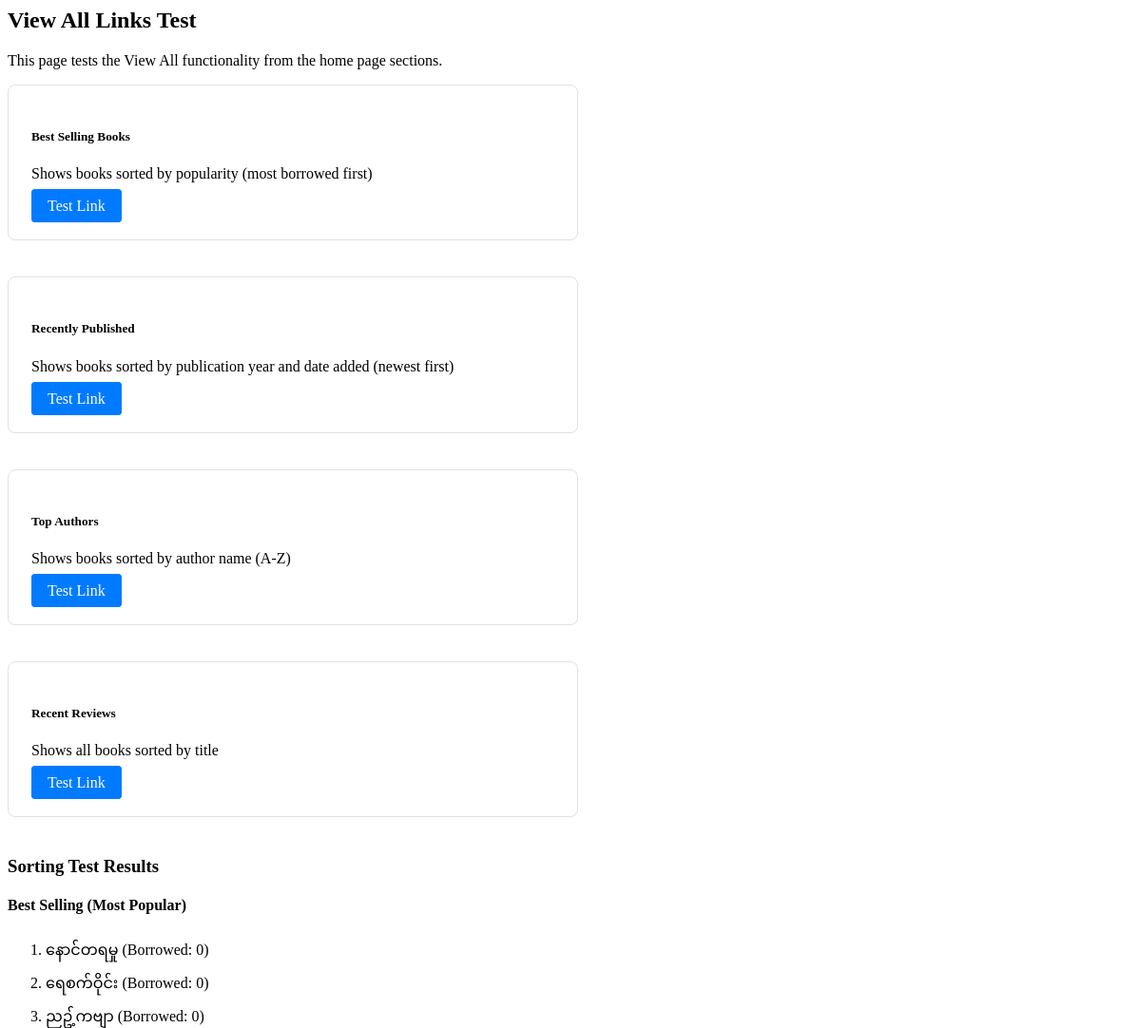
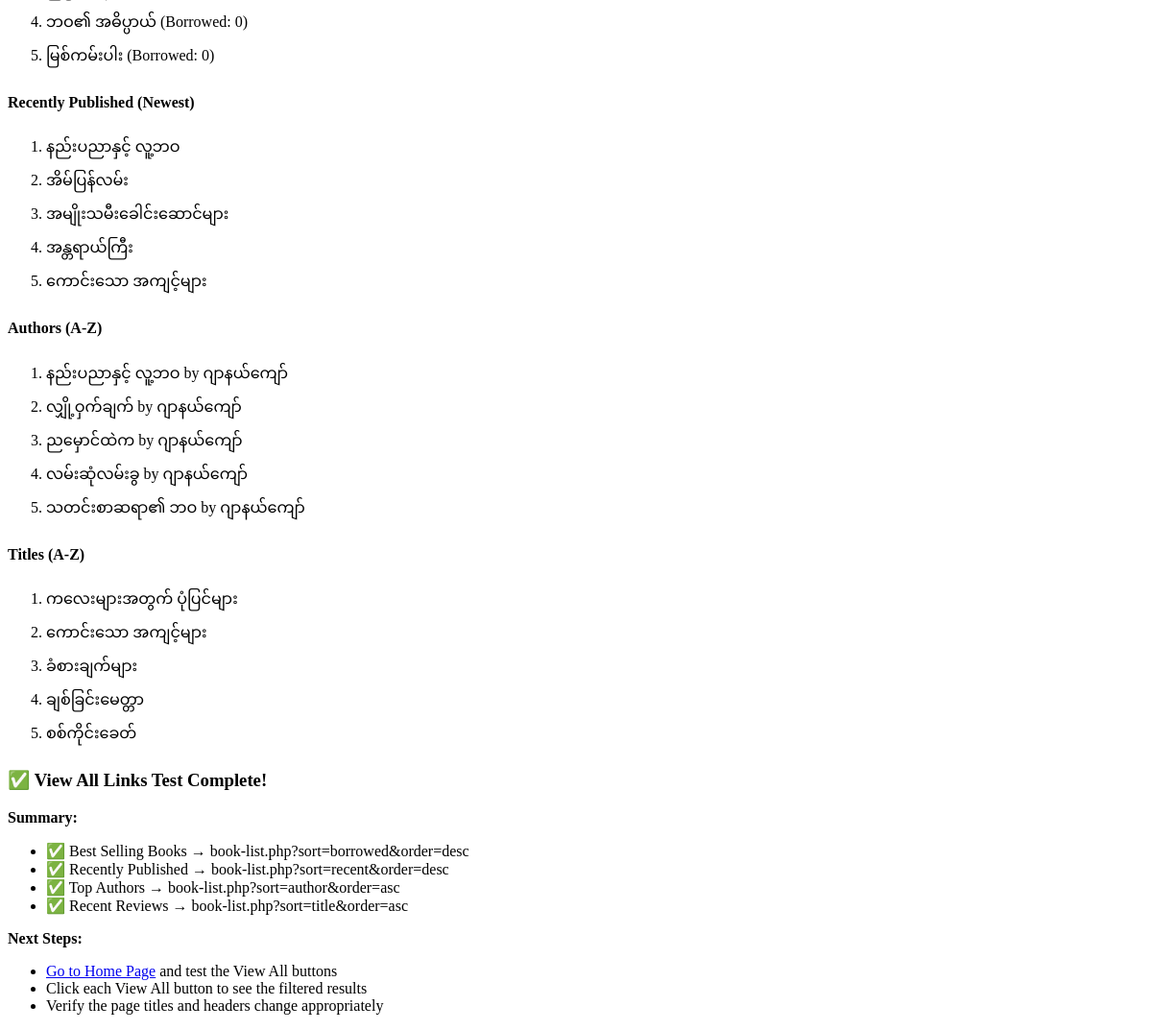
Screenshot of /test_view_all_links.php (signed in) with the database file from the repository (2 pictures, top to bottom).
### tables this page shows
CREATE TABLE `books` (
  `id` varchar(50) NOT NULL,
  `title` varchar(255) NOT NULL,
  `author` varchar(255) NOT NULL,
  `year` int NOT NULL,
  `price` decimal(10,2) DEFAULT '19.99',
  `cover_image` varchar(255) DEFAULT NULL,
  `category` varchar(50) DEFAULT 'Uncategorized',
  `category_id` int DEFAULT NULL,
  `average_rating` decimal(3,2) DEFAULT '0.00',
  `review_count` int DEFAULT '0',
  `total_copies` int DEFAULT '1',
  `available_copies` int DEFAULT '1',
  `created_at` timestamp NULL DEFAULT CURRENT_TIMESTAMP,
  `type` enum('physical','ebook') DEFAULT 'physical',
  `file_size` varchar(50) DEFAULT NULL,
  `download_link` varchar(255) DEFAULT NULL,
  PRIMARY KEY (`id`),
  KEY `fk_book_category` (`category_id`),
  CONSTRAINT `fk_book_category` FOREIGN KEY (`category_id`) REFERENCES `categories` (`id`) ON DELETE SET NULL
);

### config/database.php (called while the page is built)
<?php
return [
    'host' => getenv('DB_HOST') ?: 'localhost',
    'dbname' => getenv('DB_NAME') ?: 'book_library',
    'username' => getenv('DB_USER') ?: 'root',
    'password' => getenv('DB_PASS') !== false ? getenv('DB_PASS') : '',
    'charset' => 'utf8mb4',
    'options' => [
        PDO::ATTR_ERRMODE => PDO::ERRMODE_EXCEPTION,
        PDO::ATTR_DEFAULT_FETCH_MODE => PDO::FETCH_ASSOC,
        PDO::ATTR_EMULATE_PREPARES => false,
        PDO::MYSQL_ATTR_INIT_COMMAND => "SET NAMES utf8mb4; SET time_zone = '+06:30';"
    ]
];

### src/Library.php (called while the page is built, shortened)
<?php
class Library
{
    private \PDO $pdo;
    public function __construct()
    {
        $config = include __DIR__ . '/../config/database.php';
        $dsn = "mysql:host={$config['host']};dbname={$config['dbname']};charset={$config['charset']}";
        $options = $config['options'];
        try {
            $this->pdo = new \PDO($dsn, $config['username'], $config['password'], $options);
        } catch (\PDOException $e) {
            die("Database connection failed: " . $e->getMessage());
        }
        $this->loadAllBooks();
    }
    public function loadAllBooks(): void
    {
        $stmt = $this->pdo->query("SELECT * FROM books ORDER BY title");
        while ($row = $stmt->fetch()) {
            if (isset($row['type']) && $row['type'] === 'ebook') {
                $book = EBook::fromArray($row);
            } else {
                $book = Book::fromArray($row);
            }
        }
    }
    public function getAdvancedBooksPaginated(int $limit, int $offset, ?string $category = null, ?string $search = null, string $sortBy = 'title', string $sortOrder = 'asc', string $availability = 'all'): array
    {
        $sql = "SELECT b.*, COALESCE(AVG(r.rating), 0) as average_rating
                FROM books b
                LEFT JOIN reviews r ON b.id = r.book_id
                WHERE 1=1";
        $params = [];
        $sql .= " GROUP BY b.id ";
        $validSorts = ['title', 'author', 'year', 'category', 'created_at', 'borrowed', 'recent'];
        if (in_array($sortBy, $validSorts)) {
            if ($sortBy === 'borrowed') {
                $sql .= " ORDER BY (total_copies - available_copies) " . ($sortOrder === 'desc' ? 'DESC' : 'ASC');
            } elseif ($sortBy === 'recent') {
                $sql .= " ORDER BY year " . ($sortOrder === 'desc' ? 'DESC' : 'ASC') . ", created_at " . ($sortOrder === 'desc' ? 'DESC' : 'ASC');
            } else {
                $sql .= " ORDER BY " . $sortBy . " " . ($sortOrder === 'desc' ? 'DESC' : 'ASC');
            }
        } else {
            $sql .= " ORDER BY title ASC";
        }
        $sql .= " LIMIT ? OFFSET ?";
        $params[] = $limit;
        $params[] = $offset;
        $stmt = $this->pdo->prepare($sql);
        $stmt->execute($params);
        $books = [];
        while ($row = $stmt->fetch(\PDO::FETCH_ASSOC)) {
            if (isset($row['type']) && $row['type'] === 'ebook') {
                $books[] = EBook::fromArray($row);
            } else {
                $books[] = Book::fromArray($row);
            }
        }
        return $books;
    }
}

### src/Book.php (called while the page is built, shortened)
<?php
class Book
{
    protected string $id;
    protected string $title;
    protected string $author;
    protected int $totalCopies = 1;
    protected int $availableCopies = 1;
    public function __construct(
        string $title,
        string $author,
        int $year,
        int $totalCopies = 1,
        ?string $coverImage = null,
        string $category = 'Uncategorized',
        ?string $id = null
    ) {
        $this->id = $id ?? uniqid('book_', true);
        $this->title = trim($title);
        $this->author = trim($author);
        $this->totalCopies = max(1, $totalCopies);
        $this->availableCopies = $this->totalCopies;
    }
    public function getId(): string
    {
        return $this->id;
    }
    public function getTitle(): string
    {
        return $this->title;
    }
    public function getAuthor(): string
    {
        return $this->author;
    }
    public function getTotalCopies(): int
    {
        return $this->totalCopies;
    }
    public function getAvailableCopies(): int
    {
        return $this->availableCopies;
    }
    public static function fromArray(array $data): self
    {
        $book = new self(
            $data['title'],
            $data['author'],
            $data['year'],
            $data['total_copies'] ?? 1,
            $data['cover_image'] ?? null,
            $data['category'] ?? 'Uncategorized',
            $data['id'] ?? null
        );
        $book->availableCopies = $data['available_copies'] ?? $book->totalCopies;
        $book->averageRating = (float)($data['average_rating'] ?? 0.0);
        return $book;
    }
}

### test_view_all_links.php (the view, shortened to what this page needs)
<?php
$library = new Library();
echo "<h2>View All Links Test</h2>";
echo "<p>This page tests the View All functionality from the home page sections.</p>";
$viewAllLinks = [
    [
        'title' => 'Best Selling Books',
        'url' => 'book-list.php?sort=borrowed&order=desc',
        'description' => 'Shows books sorted by popularity (most borrowed first)'
    ],
    [
        'title' => 'Recently Published',
        'url' => 'book-list.php?sort=recent&order=desc',
        'description' => 'Shows books sorted by publication year and date added (newest first)'
    ],
    [
        'title' => 'Top Authors',
        'url' => 'book-list.php?sort=author&order=asc',
        'description' => 'Shows books sorted by author name (A-Z)'
    ],
    [
        'title' => 'Recent Reviews',
        'url' => 'book-list.php?sort=title&order=asc',
        'description' => 'Shows all books sorted by title'
    ]
];
echo "<div class='row'>";
foreach ($viewAllLinks as $link) {
    echo "<div class='col-md-6 mb-4'>";
    echo "<div class='card h-100'>";
    echo "<div class='card-body'>";
    echo "<h5 class='card-title'>{$link['title']}</h5>";
    echo "<p class='card-text'>{$link['description']}</p>";
    echo "<a href='{$link['url']}' class='btn btn-primary'>Test Link</a>";
    echo "</div>";
    echo "</div>";
    echo "</div>";
}
echo "</div>";
echo "<h3>Sorting Test Results</h3>";
$sortTests = [
    ['sort' => 'borrowed', 'order' => 'desc', 'name' => 'Best Selling (Most Popular)'],
    ['sort' => 'recent', 'order' => 'desc', 'name' => 'Recently Published (Newest)'],
    ['sort' => 'author', 'order' => 'asc', 'name' => 'Authors (A-Z)'],
    ['sort' => 'title', 'order' => 'asc', 'name' => 'Titles (A-Z)']
];
foreach ($sortTests as $test) {
    echo "<h4>{$test['name']}</h4>";
    $books = $library->getAdvancedBooksPaginated(5, 0, null, null, $test['sort'], $test['order'], 'all');
    if (!empty($books)) {
        echo "<ol>";
        foreach ($books as $book) {
            $sortValue = '';
            switch ($test['sort']) {
                case 'borrowed':
                    $borrowed = $book->getTotalCopies() - $book->getAvailableCopies();
                    $sortValue = " (Borrowed: $borrowed)";
                    break;
                case 'author':
                    $sortValue = " by " . $book->getAuthor();
                    break;
                case 'title':
                    $sortValue = "";
                    break;
            }
            echo "<li>" . $book->getTitle() . $sortValue . "</li>";
        }
        echo "</ol>";
    } else {
        echo "<p><em>No books found</em></p>";
    }
}
echo "<h3>✅ View All Links Test Complete!</h3>";
echo "<p><strong>Summary:</strong></p>";
echo "<ul>";
echo "<li>✅ Best Selling Books → book-list.php?sort=borrowed&order=desc</li>";
echo "<li>✅ Recently Published → book-list.php?sort=recent&order=desc</li>";
echo "<li>✅ Top Authors → book-list.php?sort=author&order=asc</li>";
echo "<li>✅ Recent Reviews → book-list.php?sort=title&order=asc</li>";
echo "</ul>";
echo "<p><strong>Next Steps:</strong></p>";
echo "<ul>";
echo "<li><a href='index.php'>Go to Home Page</a> and test the View All buttons</li>";
echo "<li>Click each View All button to see the filtered results</li>";
echo "<li>Verify the page titles and headers change appropriately</li>";
echo "</ul>";
?>

### test_view_all_links.php (style rules this page uses)
.card { border: 1px solid #dee2e6; border-radius: 8px; }
.card-body { padding: 1.5rem; }
.btn { padding: 0.5rem 1rem; border-radius: 4px; text-decoration: none; }
.btn-primary { background-color: #007bff; color: white; border: 1px solid #007bff; }
.row { display: flex; flex-wrap: wrap; margin: -0.5rem; }
.col-md-6 { flex: 0 0 50%; padding: 0.5rem; }
.mb-4 { margin-bottom: 1.5rem; }
.h-100 { height: 100%; }

### rows the page displays
books: title "နောင်တရမှု", sortValue "(Borrowed: 0)"
books: title "ရေစက်ဝိုင်း", sortValue "(Borrowed: 0)"
books: title "ညဥ့်ကဗျာ", sortValue "(Borrowed: 0)"
books: title "ဘဝ၏ အဓိပ္ပာယ်", sortValue "(Borrowed: 0)"
books: title "မြစ်ကမ်းပါး", sortValue "(Borrowed: 0)"
books: title "နည်းပညာနှင့် လူ့ဘဝ", author "by ဂျာနယ်ကျော်"
books: title "အိမ်ပြန်လမ်း"
books: title "အမျိုးသမီးခေါင်းဆောင်များ"
books: title "အန္တရာယ်ကြီး"
books: title "ကောင်းသော အကျင့်များ"
books: title "လျှို့ဝှက်ချက်", author "by ဂျာနယ်ကျော်"
books: title "ညမှောင်ထဲက", author "by ဂျာနယ်ကျော်"
books: title "လမ်းဆုံလမ်းခွ", author "by ဂျာနယ်ကျော်"
books: title "သတင်းစာဆရာ၏ ဘဝ", author "by ဂျာနယ်ကျော်"
books: title "ကလေးများအတွက် ပုံပြင်များ"
books: title "ခံစားချက်များ"
books: title "ချစ်ခြင်းမေတ္တာ"
books: title "စစ်ကိုင်းခေတ်"

### other values shown
$link['title'] "Best Selling Books"
$link['description'] "Shows books sorted by popularity (most borrowed first)"
$link['title'] "Recently Published"
$link['description'] "Shows books sorted by publication year and date added (newest first)"
$link['title'] "Top Authors"
$link['description'] "Shows books sorted by author name (A-Z)"
$link['title'] "Recent Reviews"
$link['description'] "Shows all books sorted by title"
$test['name'] "Best Selling (Most Popular)"
$test['name'] "Recently Published (Newest)"
$test['name'] "Authors (A-Z)"
$test['name'] "Titles (A-Z)"
